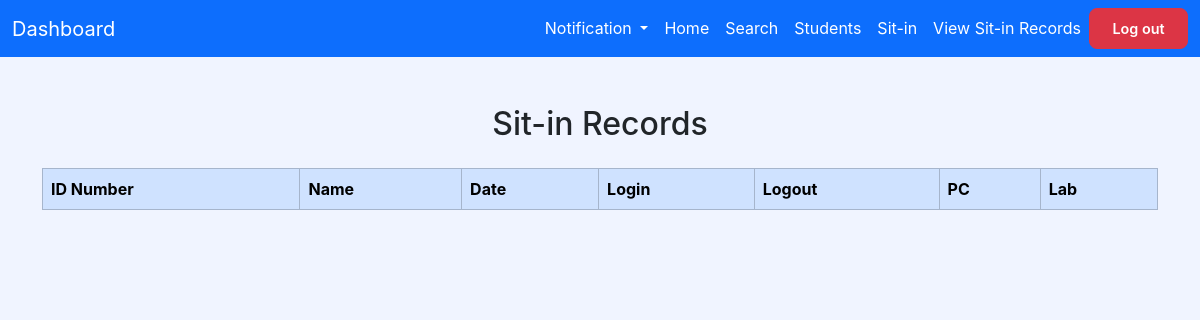
The app's page /admin/sitin/records, older data.
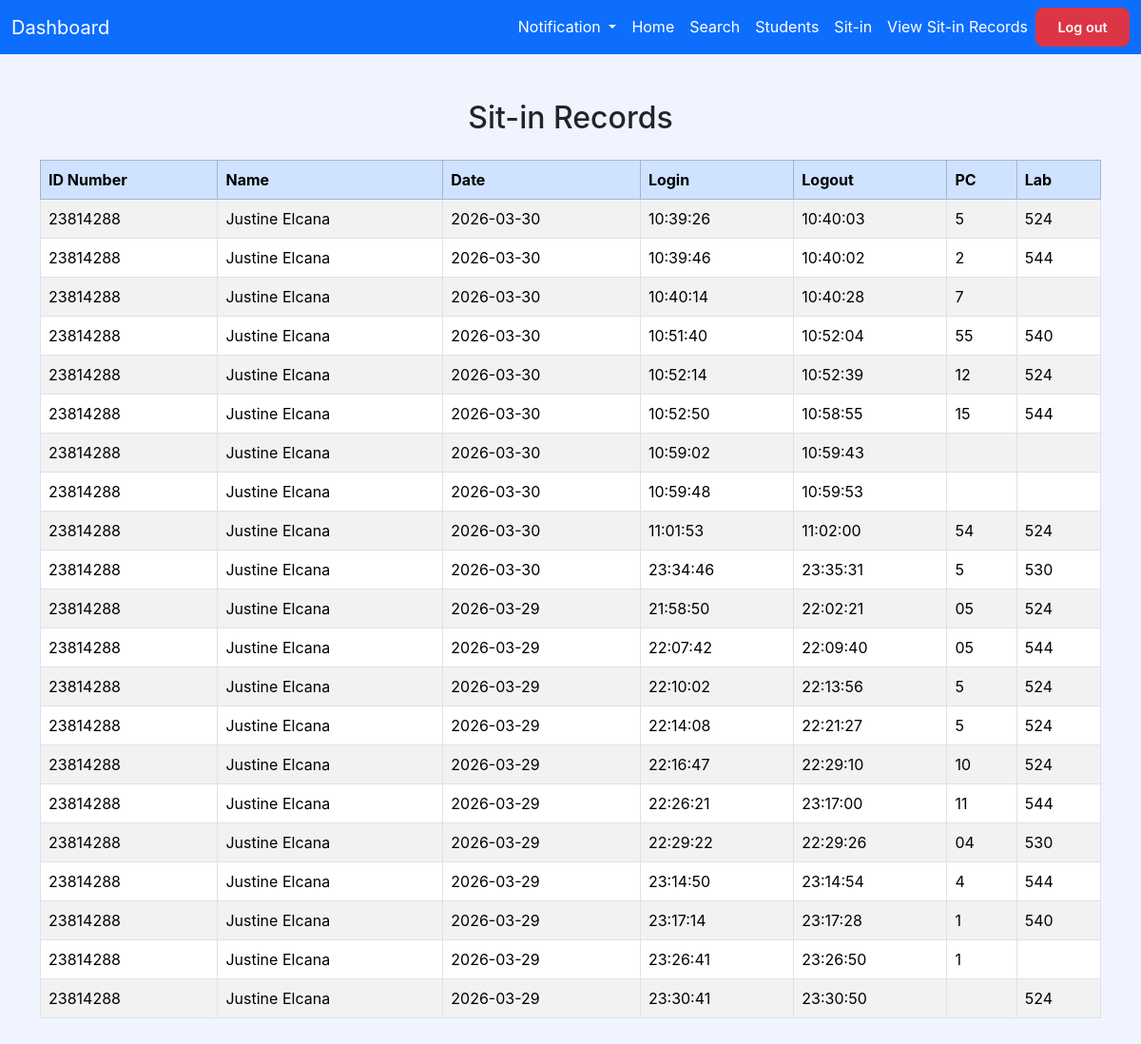
The same page, newer data.
### tables this page shows
CREATE TABLE sessions_history(
            session_id INTEGER PRIMARY KEY AUTOINCREMENT,
            student_id INTEGER NOT NULL,
            login_time TEXT,
            logout_time TEXT,
            session_date TEXT NOT NULL,
            purpose TEXT,
            pc_number TEXT,
            lab_room TEXT,       
            FOREIGN KEY(student_id) REFERENCES students(id)
        );

CREATE TABLE students(
            id INTEGER PRIMARY KEY AUTOINCREMENT,
            id_number TEXT UNIQUE NOT NULL,
            first_name TEXT NOT NULL CHECK(length(first_name) <= 30),
            middle_name TEXT CHECK(length(middle_name) <= 30),
            last_name TEXT NOT NULL CHECK(length(last_name) <= 30),
            course_level INTEGER NOT NULL CHECK(course_level BETWEEN 1 AND 4),
            course TEXT NOT NULL,
            password TEXT NOT NULL,
            email TEXT UNIQUE NOT NULL,
            address TEXT NOT NULL,
            sessions_remaining INTEGER NOT NULL DEFAULT 30 CHECK(sessions_remaining BETWEEN 0 AND 30),
            total_session_used INTEGER NOT NULL DEFAULT 0 CHECK(total_session_used >= 0),
            profile_photo TEXT DEFAULT NULL
            );

### app.py (the view)
@app.route("/admin/sitin/records")
def admin_sitin_records():
    try:
        records = view_sitin_records()
        return render_template("admin/admin_sitin_records.html", records=records)
    except Exception as e:
        return f"Error: {e}", 400

### database.py (called while the page is built)
def get_db():
    if "db" not in g:
        g.db = sqlite3.connect(
            DATABASE,
            detect_types=sqlite3.PARSE_DECLTYPES,
            timeout=30
        )
        g.db.row_factory = sqlite3.Row
        g.db.execute("PRAGMA journal_mode = WAL")
        g.db.execute("PRAGMA foreign_keys = ON")
    return g.db

### db_helper.py (called while the page is built)
def execute(query, params=(), fetchone=False, fetchall=False, commit=False):
    db = get_db()
    if fetchone and fetchall:
        raise ValueError("Cannot Use Fetchone and Fetchall at the same time!")
    cursor = db.execute(query,params)
    try:
        result = None
        if fetchone:
            row = cursor.fetchone()
            result = dict(row) if row else None
        elif fetchall:
            rows = cursor.fetchall()
            result = [dict(r) for r in rows]
        if commit:
            db.commit()
            return cursor.rowcount
        return result
    except Exception:
        db.rollback()
        raise
    finally:
        cursor.close()

### models/admin_models.py (called while the page is built)
def view_sitin_records():
    return execute("""
        SELECT sh.session_id, s.id_number, s.first_name, s.last_name,
               sh.login_time, sh.logout_time,
               sh.session_date, sh.pc_number, sh.lab_room
        FROM sessions_history sh
        JOIN students s ON sh.student_id = s.id
        ORDER BY sh.session_date DESC
    """, fetchall=True)

### templates/admin/admin_sitin_records.html (shortened to what this page needs)
{% extends "admin/admin_base.html" %}
{% block content %}
<h2 class="text-center mb-4">Sit-in Records</h2>
<table id="recordsTable" class="table table-bordered table-striped">
    <thead class="table-primary">
        <tr>
            <th>ID Number</th>
            <th>Name</th>
            <th>Date</th>
            <th>Login</th>
            <th>Logout</th>
            <th>PC</th>
            <th>Lab</th>
        </tr>
    </thead>
    <tbody>
        {% for r in records %}
        <tr>
            <td>{{ r.id_number }}</td>
            <td>{{ r.first_name }} {{ r.last_name }}</td>
            <td>{{ r.session_date }}</td>
            <td>{{ r.login_time }}</td>
            <td>{{ r.logout_time or "Active" }}</td>
            <td>{{ r.pc_number }}</td>
            <td>{{ r.lab_room }}</td>
        </tr>
        {% endfor %}
    </tbody>
</table>
<link rel="stylesheet" href="https://cdn.datatables.net/1.13.6/css/jquery.dataTables.min.css">
{% endblock %}

### templates/admin/admin_base.html (shortened to what this page needs)
<!DOCTYPE html>
<html lang="en">
<head>
    <link rel="stylesheet" href="{{url_for('static', filename='css/bootstrap.min.css') }}">
    <link rel="stylesheet" href="{{url_for('static', filename='css/style.css') }}">
</head>
<body>
<nav class="navbar navbar-expand-lg navbar-dark bg-primary">
  <div class="container-fluid">
    <a class="navbar-brand" href="/admin/dashboard">Dashboard</a>
    <div class="collapse navbar-collapse" id="navbarNav">
      <ul class="navbar-nav ms-auto">
        <li class="nav-item dropdown">
          <a class="nav-link dropdown-toggle text-white" href="#" role="button" data-bs-toggle="dropdown">
            Notification
          </a>
        </li>
        <li class="nav-item">
          <a class="nav-link" href="/admin/dashboard">Home</a>
        </li>
        <li class="nav-item">
          <a class="nav-link" href="#" data-bs-toggle="modal" data-bs-target="#searchModal">
            Search
          </a>
        </li>
        <li class="nav-item">
          <a class="nav-link" href="/admin/students">Students</a>
        </li>
        <li class="nav-item">
          <a class="nav-link" href="/admin/current_sitin">Sit-in</a>
        </li>
        <li class="nav-item">
          <a class="nav-link" href="/admin/sitin/records">View Sit-in Records</a>
        </li>
        <li class="nav-item">
          <a class="btn btn-danger" href="/logout">Log out</a>
        </li>
      </ul>
    </div>
  </div>
</nav>
<div class="container my-5">
    {% block content %}
    {% endblock %}
</div>
</body>
</html>

### static/css/style.css (style rules this page uses)
.navbar-brand, .nav-link { color: white !important; }
body { background-color: #f0f4ff; font-family: 'Inter', sans-serif; min-height: 100vh; }
.btn { border-radius: 8px; font-weight: 600; padding: 0.55rem 1.4rem; font-size: 0.9rem; }

### templates/admin/admin_base.html (style rules this page uses)
.navbar-brand, .nav-link { color: white !important; }

Row changes from the older to the newer data that the page shows:
added sessions_history: id_number "23814288", first_name "Justine", last_name "Elcana", session_date "2026-03-30", login_time "10:39:26", logout_time "10:40:03", pc_number "5", lab_room "524"
added sessions_history: id_number "23814288", first_name "Justine", last_name "Elcana", session_date "2026-03-30", login_time "10:39:46", logout_time "10:40:02", pc_number "2", lab_room "544"
added sessions_history: id_number "23814288", first_name "Justine", last_name "Elcana", session_date "2026-03-30", login_time "10:40:14", logout_time "10:40:28", pc_number "7"
added sessions_history: id_number "23814288", first_name "Justine", last_name "Elcana", session_date "2026-03-30", login_time "10:51:40", logout_time "10:52:04", pc_number "55", lab_room "540"
added sessions_history: id_number "23814288", first_name "Justine", last_name "Elcana", session_date "2026-03-30", login_time "10:52:14", logout_time "10:52:39", pc_number "12", lab_room "524"
added sessions_history: id_number "23814288", first_name "Justine", last_name "Elcana", session_date "2026-03-30", login_time "10:52:50", logout_time "10:58:55", pc_number "15", lab_room "544"
added sessions_history: id_number "23814288", first_name "Justine", last_name "Elcana", session_date "2026-03-30", login_time "10:59:02", logout_time "10:59:43"
added sessions_history: id_number "23814288", first_name "Justine", last_name "Elcana", session_date "2026-03-30", login_time "10:59:48", logout_time "10:59:53"
added sessions_history: id_number "23814288", first_name "Justine", last_name "Elcana", session_date "2026-03-30", login_time "11:01:53", logout_time "11:02:00", pc_number "54", lab_room "524"
added sessions_history: id_number "23814288", first_name "Justine", last_name "Elcana", session_date "2026-03-30", login_time "23:34:46", logout_time "23:35:31", pc_number "5", lab_room "530"
added sessions_history: id_number "23814288", first_name "Justine", last_name "Elcana", session_date "2026-03-29", login_time "21:58:50", logout_time "22:02:21", pc_number "05", lab_room "524"
added sessions_history: id_number "23814288", first_name "Justine", last_name "Elcana", session_date "2026-03-29", login_time "22:07:42", logout_time "22:09:40", pc_number "05", lab_room "544"
added sessions_history: id_number "23814288", first_name "Justine", last_name "Elcana", session_date "2026-03-29", login_time "22:10:02", logout_time "22:13:56", pc_number "5", lab_room "524"
added sessions_history: id_number "23814288", first_name "Justine", last_name "Elcana", session_date "2026-03-29", login_time "22:14:08", logout_time "22:21:27", pc_number "5", lab_room "524"
added sessions_history: id_number "23814288", first_name "Justine", last_name "Elcana", session_date "2026-03-29", login_time "22:16:47", logout_time "22:29:10", pc_number "10", lab_room "524"
added sessions_history: id_number "23814288", first_name "Justine", last_name "Elcana", session_date "2026-03-29", login_time "22:26:21", logout_time "23:17:00", pc_number "11", lab_room "544"
added sessions_history: id_number "23814288", first_name "Justine", last_name "Elcana", session_date "2026-03-29", login_time "22:29:22", logout_time "22:29:26", pc_number "04", lab_room "530"
added sessions_history: id_number "23814288", first_name "Justine", last_name "Elcana", session_date "2026-03-29", login_time "23:14:50", logout_time "23:14:54", pc_number "4", lab_room "544"
added sessions_history: id_number "23814288", first_name "Justine", last_name "Elcana", session_date "2026-03-29", login_time "23:17:14", logout_time "23:17:28", pc_number "1", lab_room "540"
added sessions_history: id_number "23814288", first_name "Justine", last_name "Elcana", session_date "2026-03-29", login_time "23:26:41", logout_time "23:26:50", pc_number "1"
added sessions_history: id_number "23814288", first_name "Justine", last_name "Elcana", session_date "2026-03-29", login_time "23:30:41", logout_time "23:30:50", lab_room "524"
